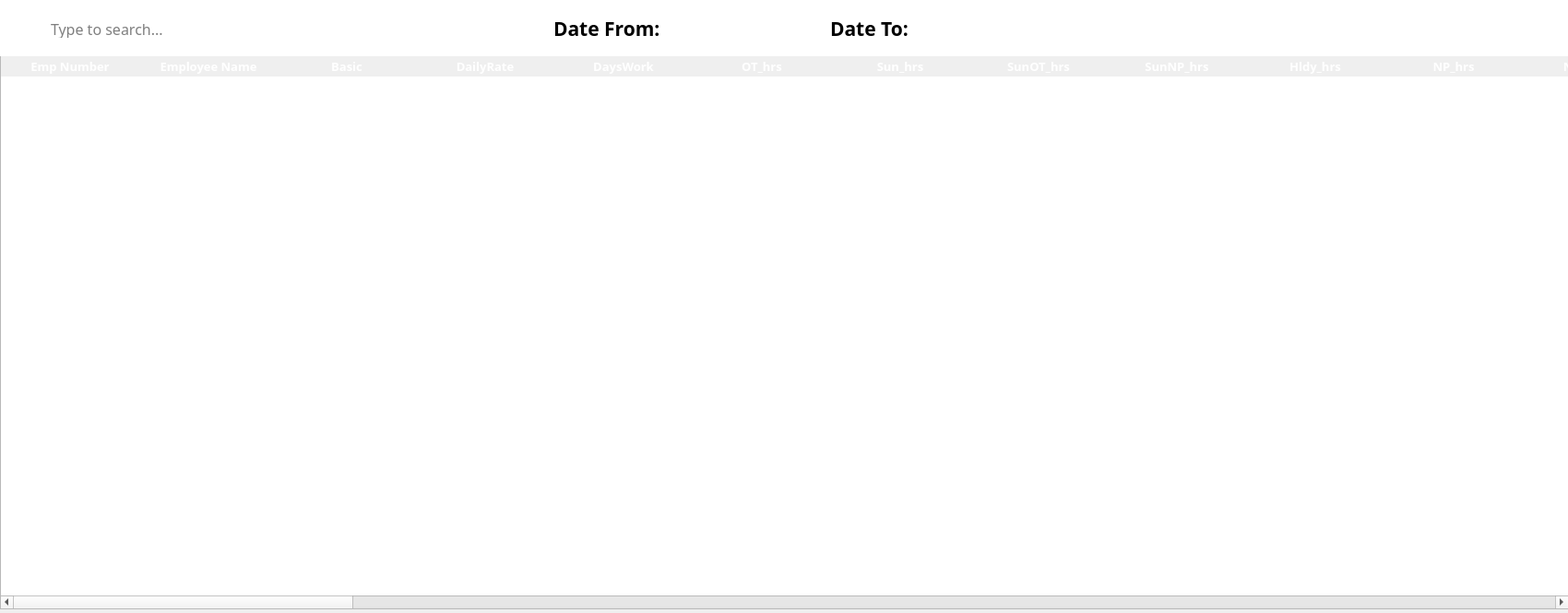
<?xml version="1.0" encoding="UTF-8"?>
<ui version="4.0">
 <class>MainWindow</class>
 <widget class="QMainWindow" name="MainWindow">
  <property name="geometry">
   <rect>
    <x>0</x>
    <y>0</y>
    <width>1700</width>
    <height>665</height>
   </rect>
  </property>
  <property name="windowTitle">
   <string>MainWindow</string>
  </property>
  <widget class="QWidget" name="centralwidget">
   <widget class="QTableWidget" name="paytransTable">
    <property name="geometry">
     <rect>
      <x>0</x>
      <y>60</y>
      <width>1701</width>
      <height>601</height>
     </rect>
    </property>
    <property name="sizePolicy">
     <sizepolicy hsizetype="Fixed" vsizetype="Fixed">
      <horstretch>0</horstretch>
      <verstretch>0</verstretch>
     </sizepolicy>
    </property>
    <property name="font">
     <font>
      <family>Poppins SemiBold</family>
      <pointsize>10</pointsize>
      <weight>75</weight>
      <bold>true</bold>
     </font>
    </property>
    <property name="focusPolicy">
     <enum>Qt::ClickFocus</enum>
    </property>
    <property name="contextMenuPolicy">
     <enum>Qt::DefaultContextMenu</enum>
    </property>
    <property name="styleSheet">
     <string notr="true">/* Header Design */

QHeaderView::section {
	font-family: Poppins;
	font-weight: bold;
	font-size: 13px;
	color: white;
	background-color: &quot;#344273&quot;;
	border: none;
}

/* Style for the selected row */
QTableView::item:selected:active {
	 selection-background-color: &quot;#9DADDF&quot;;
}

/* Style for the alternate row */
QTableWidget {
	alternate-background-color: &quot;#DDDDDD&quot;;
}</string>
    </property>
    <property name="horizontalScrollBarPolicy">
     <enum>Qt::ScrollBarAsNeeded</enum>
    </property>
    <property name="sizeAdjustPolicy">
     <enum>QAbstractScrollArea::AdjustIgnored</enum>
    </property>
    <property name="editTriggers">
     <set>QAbstractItemView::NoEditTriggers</set>
    </property>
    <property name="tabKeyNavigation">
     <bool>false</bool>
    </property>
    <property name="showDropIndicator" stdset="0">
     <bool>false</bool>
    </property>
    <property name="dragDropOverwriteMode">
     <bool>false</bool>
    </property>
    <property name="alternatingRowColors">
     <bool>true</bool>
    </property>
    <property name="selectionMode">
     <enum>QAbstractItemView::SingleSelection</enum>
    </property>
    <property name="selectionBehavior">
     <enum>QAbstractItemView::SelectRows</enum>
    </property>
    <property name="textElideMode">
     <enum>Qt::ElideRight</enum>
    </property>
    <property name="showGrid">
     <bool>false</bool>
    </property>
    <property name="gridStyle">
     <enum>Qt::SolidLine</enum>
    </property>
    <property name="sortingEnabled">
     <bool>false</bool>
    </property>
    <property name="cornerButtonEnabled">
     <bool>false</bool>
    </property>
    <property name="columnCount">
     <number>50</number>
    </property>
    <attribute name="horizontalHeaderVisible">
     <bool>true</bool>
    </attribute>
    <attribute name="horizontalHeaderCascadingSectionResizes">
     <bool>true</bool>
    </attribute>
    <attribute name="horizontalHeaderMinimumSectionSize">
     <number>50</number>
    </attribute>
    <attribute name="horizontalHeaderDefaultSectionSize">
     <number>150</number>
    </attribute>
    <attribute name="horizontalHeaderHighlightSections">
     <bool>true</bool>
    </attribute>
    <attribute name="horizontalHeaderShowSortIndicator" stdset="0">
     <bool>false</bool>
    </attribute>
    <attribute name="horizontalHeaderStretchLastSection">
     <bool>true</bool>
    </attribute>
    <attribute name="verticalHeaderVisible">
     <bool>false</bool>
    </attribute>
    <attribute name="verticalHeaderCascadingSectionResizes">
     <bool>false</bool>
    </attribute>
    <attribute name="verticalHeaderMinimumSectionSize">
     <number>23</number>
    </attribute>
    <attribute name="verticalHeaderDefaultSectionSize">
     <number>31</number>
    </attribute>
    <attribute name="verticalHeaderHighlightSections">
     <bool>false</bool>
    </attribute>
    <attribute name="verticalHeaderShowSortIndicator" stdset="0">
     <bool>false</bool>
    </attribute>
    <column>
     <property name="text">
      <string>Emp Number</string>
     </property>
    </column>
    <column>
     <property name="text">
      <string>Employee Name</string>
     </property>
     <property name="font">
      <font>
       <strikeout>false</strikeout>
      </font>
     </property>
     <property name="foreground">
      <brush brushstyle="SolidPattern">
       <color alpha="255">
        <red>0</red>
        <green>0</green>
        <blue>0</blue>
       </color>
      </brush>
     </property>
    </column>
    <column>
     <property name="text">
      <string>Basic</string>
     </property>
    </column>
    <column>
     <property name="text">
      <string>DailyRate</string>
     </property>
    </column>
    <column>
     <property name="text">
      <string>DaysWork</string>
     </property>
    </column>
    <column>
     <property name="text">
      <string>OT_hrs</string>
     </property>
    </column>
    <column>
     <property name="text">
      <string>Sun_hrs</string>
     </property>
    </column>
    <column>
     <property name="text">
      <string>SunOT_hrs</string>
     </property>
    </column>
    <column>
     <property name="text">
      <string>SunNP_hrs</string>
     </property>
    </column>
    <column>
     <property name="text">
      <string>Hldy_hrs</string>
     </property>
    </column>
    <column>
     <property name="text">
      <string>NP_hrs</string>
     </property>
    </column>
    <column>
     <property name="text">
      <string>NPOT_hrs</string>
     </property>
    </column>
    <column>
     <property name="text">
      <string>Reg_Earn</string>
     </property>
    </column>
    <column>
     <property name="text">
      <string>OT_Earn</string>
     </property>
    </column>
    <column>
     <property name="text">
      <string>Sun_Earn</string>
     </property>
    </column>
    <column>
     <property name="text">
      <string>SunOT_Earn</string>
     </property>
    </column>
    <column>
     <property name="text">
      <string>SunNP_Earn</string>
     </property>
    </column>
    <column>
     <property name="text">
      <string>Hldy_Earn</string>
     </property>
    </column>
    <column>
     <property name="text">
      <string>NP_Earn</string>
     </property>
    </column>
    <column>
     <property name="text">
      <string>NPOT_Earn</string>
     </property>
    </column>
    <column>
     <property name="text">
      <string>MonthlyAllowance</string>
     </property>
    </column>
    <column>
     <property name="text">
      <string>DailyAllowance</string>
     </property>
    </column>
    <column>
     <property name="text">
      <string>OTH_Earn</string>
     </property>
    </column>
    <column>
     <property name="text">
      <string>CashAdv</string>
     </property>
    </column>
    <column>
     <property name="text">
      <string>Canteen</string>
     </property>
    </column>
    <column>
     <property name="text">
      <string>OTH_Dedt</string>
     </property>
    </column>
    <column>
     <property name="text">
      <string>SSS_Loan</string>
     </property>
    </column>
    <column>
     <property name="text">
      <string>Love_Loan</string>
     </property>
    </column>
    <column>
     <property name="text">
      <string>SLVL</string>
     </property>
    </column>
    <column>
     <property name="text">
      <string>SLVL_Amt</string>
     </property>
    </column>
    <column>
     <property name="text">
      <string>Absent</string>
     </property>
    </column>
    <column>
     <property name="text">
      <string>Absent_Amt</string>
     </property>
    </column>
    <column>
     <property name="text">
      <string>Late</string>
     </property>
    </column>
    <column>
     <property name="text">
      <string>Late_Amt</string>
     </property>
    </column>
    <column>
     <property name="text">
      <string>Net_income</string>
     </property>
    </column>
    <column>
     <property name="text">
      <string>TTL_Income</string>
     </property>
    </column>
    <column>
     <property name="text">
      <string>M13</string>
     </property>
    </column>
    <column>
     <property name="text">
      <string>GrossM13</string>
     </property>
    </column>
    <column>
     <property name="text">
      <string>GrossMonth</string>
     </property>
    </column>
    <column>
     <property name="text">
      <string>TaxIncome</string>
     </property>
    </column>
    <column>
     <property name="text">
      <string>SSE</string>
     </property>
    </column>
    <column>
     <property name="text">
      <string>SSR</string>
     </property>
    </column>
    <column>
     <property name="text">
      <string>Med</string>
     </property>
    </column>
    <column>
     <property name="text">
      <string>MedR</string>
     </property>
    </column>
    <column>
     <property name="text">
      <string>EC</string>
     </property>
    </column>
    <column>
     <property name="text">
      <string>Tax</string>
     </property>
    </column>
    <column>
     <property name="text">
      <string>GrossTax</string>
     </property>
    </column>
    <column>
     <property name="text">
      <string>PagIbig</string>
     </property>
    </column>
    <column>
     <property name="text">
      <string>Cast_Atm</string>
     </property>
    </column>
    <column>
     <property name="text">
      <string>Emp_Status</string>
     </property>
    </column>
   </widget>
   <widget class="QWidget" name="widget" native="true">
    <property name="geometry">
     <rect>
      <x>0</x>
      <y>0</y>
      <width>1711</width>
      <height>61</height>
     </rect>
    </property>
    <property name="styleSheet">
     <string notr="true">background-color: white;</string>
    </property>
    <widget class="QFrame" name="searchBar">
     <property name="geometry">
      <rect>
       <x>10</x>
       <y>10</y>
       <width>361</width>
       <height>41</height>
      </rect>
     </property>
     <property name="focusPolicy">
      <enum>Qt::StrongFocus</enum>
     </property>
     <property name="styleSheet">
      <string notr="true">#searchBar{
	border: 1px solid &quot;#344273&quot;;
	border-radius: 3px; 
}</string>
     </property>
     <property name="frameShape">
      <enum>QFrame::StyledPanel</enum>
     </property>
     <property name="frameShadow">
      <enum>QFrame::Raised</enum>
     </property>
     <widget class="QLineEdit" name="txtSearch">
      <property name="geometry">
       <rect>
        <x>43</x>
        <y>10</y>
        <width>301</width>
        <height>21</height>
       </rect>
      </property>
      <property name="font">
       <font>
        <family>Poppins</family>
        <pointsize>12</pointsize>
       </font>
      </property>
      <property name="focusPolicy">
       <enum>Qt::ClickFocus</enum>
      </property>
      <property name="styleSheet">
       <string notr="true">#txtSearch{

}</string>
      </property>
      <property name="text">
       <string/>
      </property>
      <property name="frame">
       <bool>false</bool>
      </property>
      <property name="placeholderText">
       <string>Type to search...</string>
      </property>
     </widget>
     <widget class="QLabel" name="searchIcon">
      <property name="geometry">
       <rect>
        <x>10</x>
        <y>10</y>
        <width>31</width>
        <height>21</height>
       </rect>
      </property>
      <property name="styleSheet">
       <string notr="true">#searchIcon{
	background-color: white;
}</string>
      </property>
      <property name="text">
       <string/>
      </property>
      <property name="pixmap">
       <pixmap>../../MainFrame/Resources/Icons/search.svg</pixmap>
      </property>
      <property name="scaledContents">
       <bool>false</bool>
      </property>
      <property name="alignment">
       <set>Qt::AlignCenter</set>
      </property>
     </widget>
    </widget>
    <widget class="QLabel" name="lblDateFrom">
     <property name="geometry">
      <rect>
       <x>600</x>
       <y>20</y>
       <width>121</width>
       <height>21</height>
      </rect>
     </property>
     <property name="font">
      <font>
       <family>Poppins</family>
       <pointsize>16</pointsize>
       <weight>75</weight>
       <bold>true</bold>
      </font>
     </property>
     <property name="text">
      <string>Date From:</string>
     </property>
    </widget>
    <widget class="QLabel" name="lblFrom">
     <property name="geometry">
      <rect>
       <x>720</x>
       <y>20</y>
       <width>181</width>
       <height>21</height>
      </rect>
     </property>
     <property name="font">
      <font>
       <family>Poppins</family>
       <pointsize>12</pointsize>
       <weight>50</weight>
       <bold>false</bold>
      </font>
     </property>
     <property name="text">
      <string/>
     </property>
     <property name="alignment">
      <set>Qt::AlignCenter</set>
     </property>
    </widget>
    <widget class="QLabel" name="lblTo">
     <property name="geometry">
      <rect>
       <x>990</x>
       <y>20</y>
       <width>181</width>
       <height>21</height>
      </rect>
     </property>
     <property name="font">
      <font>
       <family>Poppins</family>
       <pointsize>12</pointsize>
       <weight>50</weight>
       <bold>false</bold>
      </font>
     </property>
     <property name="text">
      <string/>
     </property>
     <property name="alignment">
      <set>Qt::AlignCenter</set>
     </property>
    </widget>
    <widget class="QLabel" name="lblDateTo">
     <property name="geometry">
      <rect>
       <x>900</x>
       <y>20</y>
       <width>91</width>
       <height>21</height>
      </rect>
     </property>
     <property name="font">
      <font>
       <family>Poppins</family>
       <pointsize>16</pointsize>
       <weight>75</weight>
       <bold>true</bold>
      </font>
     </property>
     <property name="text">
      <string>Date To:</string>
     </property>
    </widget>
   </widget>
  </widget>
 </widget>
 <resources/>
 <connections/>
</ui>
